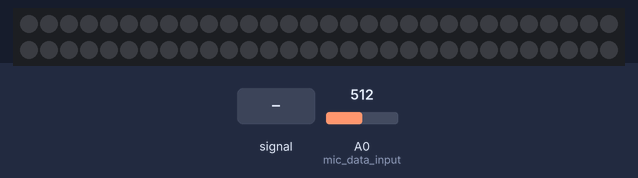
Bench run of a sketch on a simulated Arduino Uno, built with avr-gcc and run on an emulated ATmega328P. On the bench: 60 RGB LEDs in strip order, left to right, continuing on the next row. Inputs (shaded band) come from the test bench; at power-on: A0 (mic_data_input) = 512.

Above: at 1.2 s.
1.3 s: A0 (mic_data_input) fed a 2 Hz sine of ±306 counts around its level
At 1.71 s:
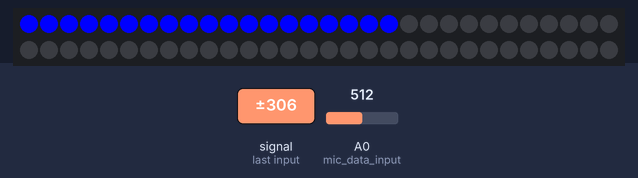
4.3 s: A0 (mic_data_input) set to 1023
At 5.3 s:
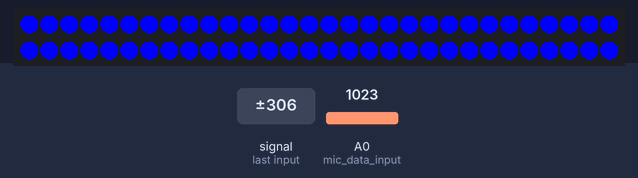
Timing chart, 0 to 7.3 s (numbered marks = the images above; inputs shaded):
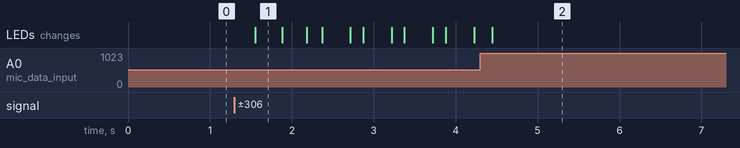

Measured:
- after the input at 1.3 s, the LEDs: change after 0.25 s (image 1)
- after the input at 4.3 s, the LEDs: change after 0.15 s (image 2)

The sketch:

LedReactor_monochrome.ino
```cpp
#include <math.h>
#include <FastLED.h>

//mic variables
const char mic_data_input = A0;
char prevState = 0;

//led variables
const char led_data_output = 6;
const char num_leds = 60;
CRGB leds[num_leds];

//math definitions
#define log10led log10(pow(512, 1.0f/(num_leds+1)))


void setup(){
    pinMode(mic_data_input, INPUT);
    FastLED.addLeds<NEOPIXEL, led_data_output>(leds, num_leds);
}

void loop(){
    int maxval = 512;
    for(u8 i = 0; i < 10; i++){
        int state = analogRead(mic_data_input);
        if(state > maxval)
            maxval = state;
        delay(1);
    }
    maxval = log10(maxval - 511)/log10led;
    if(maxval != prevState){
        if(maxval > prevState){
            for(char i = prevState; i < maxval; i++)
            {
              leds[i] = CRGB::Blue;
              FastLED.show();
            }
        } else if(maxval < prevState){
            for(char i = prevState-1; i >= maxval; i--)
            {
              leds[i] = CRGB::Black;
              FastLED.show();
            }
        }
        prevState = maxval;
    }
}
```
